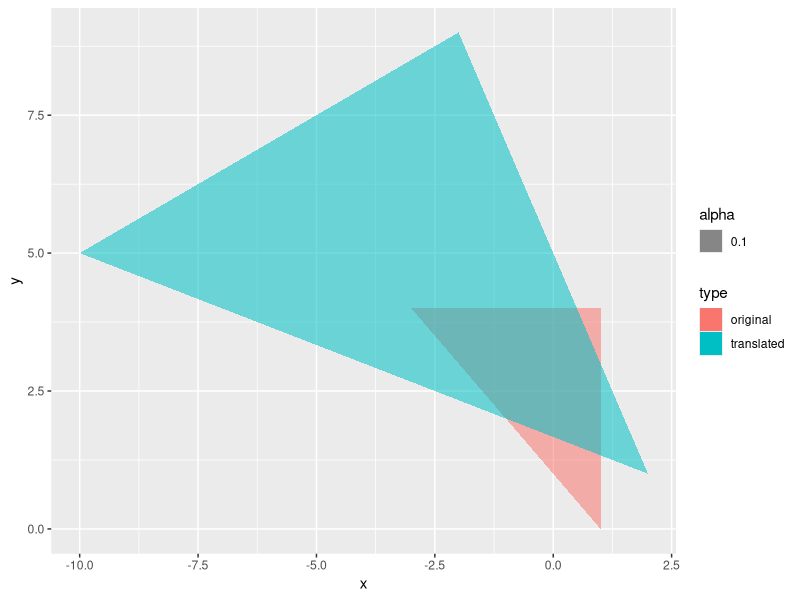

Here is the R script that generated this plot:
library(MASS)
library(ggplot2)

P_matrix <- matrix(c(
    1, 0,
    1, 4,
    -3, 4
), 2)
T_matrix <- matrix(c(
    2, 1,
    -1, 2
), 2)

T_points <- T_matrix %*% P_matrix

df <- data.frame(t(cbind(P_matrix, T_points)), type=rep(c("original", "translated"), each=3))
names(df)[1:2] <- c("x", "y")

ggplot(df, aes(x, y, fill=type, alpha=0.1)) + geom_polygon()
